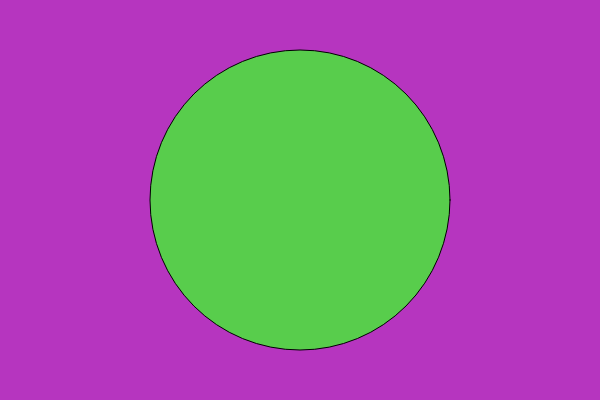
Frame 1 (no input)
Frame 60 (no input): identical to frame 1, image omitted
Frame 120 (the mouse pressed at the canvas centre since frame 60): identical to frame 1, image omitted

The p5.js sketch that drew this single still picture (run headless with seeded random() and noise() and a simulated clock; from frame 60 on, the mouse is pressed at the canvas centre):

// p5.js sketch
// ── sketch.js
let bg;
let circleFill;
let btn;

function setup() {
    createCanvas(600, 400);
    bg = color(random(255), random(255), random(255));
    circleFill = color(random(255), random(255), random(255));
    btn = createButton("Click Me!");
    const body = select("body");
    btn.parent(body);
    btn.size(600, 40);
    btn.position(0, 0, 'relative');
    btn.mouseClicked(eventHandler);
}

function draw() {
    background(bg);
    fill(circleFill);
    circle(width / 2, height / 2, 300);
}

function mouseClicked() {
    bg = color(random(255), random(255), random(255));
}

function eventHandler() {
    circleFill = color(random(255), random(255), random(255));
}
